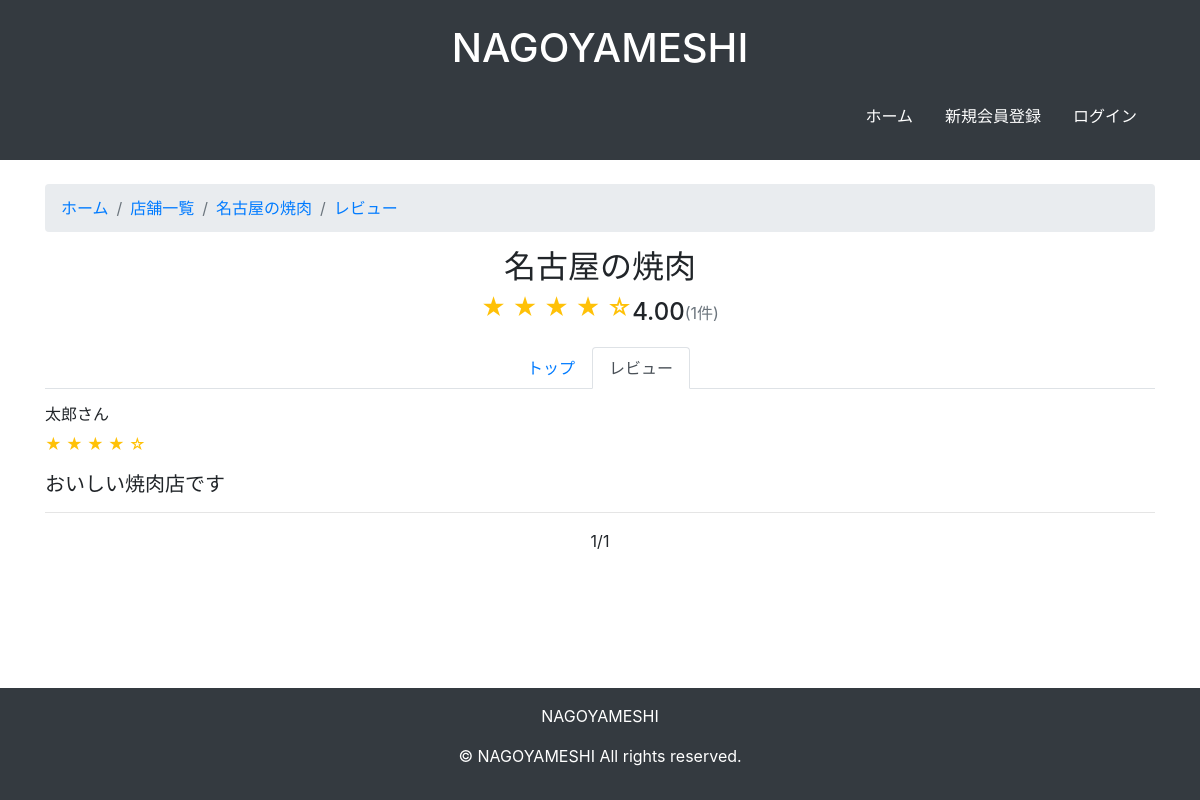
The page /store/1/reviews/ on the database its author committed.
### tabelog/models.py (models this page shows, shortened)
class Store(models.Model):
    store_id = models.AutoField(primary_key=True)
    category = models.ForeignKey(Category, on_delete=models.CASCADE, related_name='stores')
    name = models.CharField("店舗名", max_length=264)
    image = models.ImageField("画像", upload_to='store_images/', blank=True, null=True)
    description = models.TextField("説明")
    lowest_price = models.IntegerField("価格帯(下限)")
    highest_price = models.IntegerField("価格帯(上限)")
    opening_time = models.TimeField("営業時間(開店)")
    closing_time = models.TimeField("営業時間(閉店)")
    postal_code = models.CharField("郵便番号", max_length=11)
    address = models.CharField("住所", max_length=264)
    phone_number = models.CharField("電話番号", max_length=55)
    seating_capacity = models.IntegerField("座席数")
    regular_holiday = models.CharField("定休日", max_length=55)
    created_at = models.DateTimeField("登録日", default=timezone.now)
    updated_at = models.DateTimeField("更新日", auto_now=True)

class Review(models.Model):
    user = models.ForeignKey(settings.AUTH_USER_MODEL, on_delete=models.CASCADE)
    store = models.ForeignKey('Store', on_delete=models.CASCADE)
    score = models.IntegerField()
    comment = models.TextField()
    created_at = models.DateTimeField(default=timezone.now)
    updated_at = models.DateTimeField(auto_now=True)

class User(AbstractBaseUser, PermissionsMixin):
    MEMBER_TYPE_CHOICES = [
        ('1', '無料'),
        ('2', '有料'),
    ]
    name = models.CharField("氏名", max_length=264)
    furigana = models.CharField(
        "フリガナ",
        max_length=264,
        validators=[RegexValidator(
            regex=r'^[ァ-ンヴー]*$',
            message='フリガナはカタカナで入力してください。'
        )]
    )
    mail_address = models.EmailField("メールアドレス", max_length=264, unique=True)
    EMAIL_FIELD = 'mail_address'
    postal_code = models.CharField(
        "郵便番号",
        max_length=7,
        validators=[RegexValidator(
            regex=r'^\d{7}$',
            message='郵便番号は半角数字7桁で入力してください。'
        )]
    )
    address = models.CharField("住所", max_length=264)
    phone_number = models.CharField("電話番号", max_length=15)
    member_type = models.CharField("会員種別", max_length=2, choices=MEMBER_TYPE_CHOICES,  default='1')
    created_at = models.DateTimeField("登録日", default=timezone.now)
    updated_at = models.DateTimeField("更新日", auto_now=True)
    is_active = models.BooleanField(default=True)
    is_staff = models.BooleanField(default=False)
    objects = UserManager()
    USERNAME_FIELD = 'mail_address'
    REQUIRED_FIELDS = ['name']

### tabelog/views.py (the view)
# urls.py: path('store/<int:pk>/reviews/', views.ReviewListView.as_view(), name='review_list'),
class ReviewListView(generic.ListView):
    model = Review
    template_name = 'tabelog/review_list.html'
    context_object_name = 'reviews'
    paginate_by = 10
    def get_queryset(self):
        store = get_object_or_404(Store, pk=self.kwargs['pk'])
        return Review.objects.filter(store=store).order_by('-created_at')
    def get_context_data(self, **kwargs):
        context = super().get_context_data(**kwargs)
        store_id = self.kwargs['pk']
        reviews = Review.objects.filter(store_id=store_id)
        context['average_score'] = reviews.aggregate(Avg('score'))['score__avg'] or 0
        context['review_count'] = reviews.count()
        context['store'] = get_object_or_404(Store, pk=store_id)
        return context

### tabelog/templates/tabelog/review_list.html (shortened to what this page needs)
{% extends 'base.html' %}
{% load static %}
{% block content %}
    <div class="container mt-4">
        <nav aria-label="breadcrumb">
            <ol class="breadcrumb">
                <li class="breadcrumb-item"><a href="{% url 'tabelog:index' %}">ホーム</a></li>
                <li class="breadcrumb-item"><a href="{% url 'tabelog:storelist' %}">店舗一覧</a></li>
                <li class="breadcrumb-item"><a href="{% url 'tabelog:store_detail' store.pk %}">{{ store.name }}</a></li>
                <li class="breadcrumb-item active" aria-current="page"><a href="{% url 'tabelog:review_list' store.pk %}">レビュー</a></li>
            </ol>
        </nav>
        <div class="text-center mb-3">
            <h2>{{ store.name }}</h2>
            <div class="d-flex justify-content-center align-items-center">
                <span class="text-warning h4">
                    {% for i in "12345" %}
                        {% if i <= average_score|floatformat:0 %}
                            &#9733;
                        {% else %}
                            &#9734;
                        {% endif %}
                    {% endfor %}
                </span>
                <span class="h4 mb-0"> {{ average_score|floatformat:2 }} </span>
                <span class="text-muted">({{ review_count }}件)</span>
            </div>
        </div>
        <ul class="nav nav-tabs mb-3 justify-content-center">
            <li class="nav-item">
                <a class="nav-link" href="{% url 'tabelog:index' %}">トップ</a>
            </li>
            <li class="nav-item">
                <a class="nav-link active" href="{% url 'tabelog:review_list' store.pk %}">レビュー</a>
            </li>
        </ul>
        <div class="reviews">
            {% for review in reviews %}
                <div class="review">
                    <h6>{{ review.user.name }}さん</h6>
                    <p>
                        <span class="text-warning h6">
                            {% for i in "12345" %}
                                {% if i <= review.score|floatformat:0 %}
                                    &#9733;
                                {% else %}
                                    &#9734;
                                {% endif %}
                            {% endfor %}
                        </span>
                    </p>
                    <h5>{{ review.comment }}</h5>
                    <hr>
                </div>
            {% endfor %}
        </div>
        <nav aria-label="Page navigation">
            <ul class="pagination justify-content-center">
           {{ page_obj.number }}/{{ page_obj.paginator.num_pages }}
            </ul>
        </nav>
    </div>
{% endblock %}

### rows shown on the page
Store: name "名古屋の焼肉"
Review: user.name "太郎", score 4 (drawn), comment "おいしい焼肉店です"

### other values the page prints
{{ average_score|floatformat:2 }} "4.00"
{{ review_count }} "1"
{{ page_obj.number }} "1"
{{ page_obj.paginator.num_pages }} "1"
